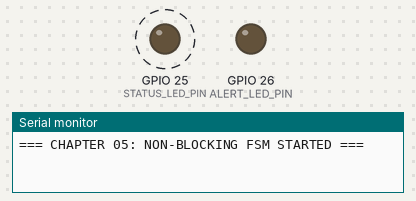
Simulated run of this sketch. Board: ESP32. Parts: output pins drawn as LEDs (lit = HIGH), the last lines printed to the serial monitor. Dashed ring = blinking.

Above: at 0.3 s.
At 39.9 s:
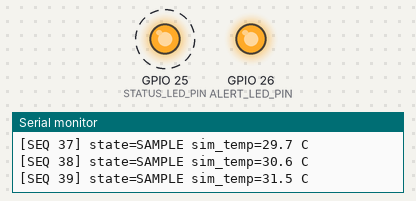
Timing chart, 0 to 40.2 s (numbered marks = the images above):
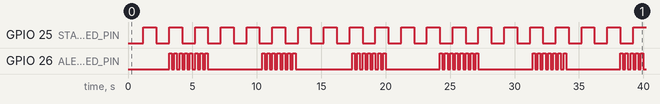

The sketch:

ex02_nonblocking_fsm.ino
```cpp
// Chapter 05 — Contoh 2: Firmware Non-Blocking dengan Header Modular & State Machine Dasar
// Target board: ESP32-DevKitC V4 (ESP32-WROOM-32)
// Catatan: Contoh ini mensimulasikan perubahan nilai di firmware untuk fokus ke alur FSM & millis().

#include <Arduino.h>
#include <cstdint>
#include "led_timer.h"

constexpr uint8_t STATUS_LED_PIN = 25;
constexpr uint8_t ALERT_LED_PIN  = 26;
constexpr uint32_t SAMPLE_PERIOD_MS = 1000;
constexpr float ALERT_THRESHOLD_C   = 30.0f;

enum class SystemState : uint8_t {
  IDLE = 0,
  SAMPLE = 1,
  ALERT = 2
};

BlinkTask statusBlink;
BlinkTask alertBlink;
SystemState currentState = SystemState::IDLE;
uint32_t lastSampleMs = 0;
uint32_t sampleSeq = 0;
float simulatedTempC = 27.5f;

const char* stateToName(SystemState st) {
  switch (st) {
    case SystemState::IDLE:   return "IDLE";
    case SystemState::SAMPLE: return "SAMPLE";
    case SystemState::ALERT:  return "ALERT";
    default:                  return "UNKNOWN";
  }
}

void setup() {
  Serial.begin(115200);
  delay(200);
  initBlinkTask(statusBlink, STATUS_LED_PIN, 1000);
  initBlinkTask(alertBlink, ALERT_LED_PIN, 200);
  lastSampleMs = millis();
  Serial.println("=== CHAPTER 05: NON-BLOCKING FSM STARTED ===");
}

void loop() {
  const uint32_t now = millis();

  // Task 1: LED heartbeat selalu responsif setiap 1000 ms
  updateBlinkTask(statusBlink, now);

  // Task 2: Evaluasi State Machine
  switch (currentState) {
    case SystemState::IDLE:
      digitalWrite(ALERT_LED_PIN, LOW);
      if ((uint32_t)(now - lastSampleMs) >= SAMPLE_PERIOD_MS) {
        lastSampleMs = now;
        currentState = SystemState::SAMPLE;
      }
      break;

    case SystemState::SAMPLE: {
      sampleSeq++;
      // Simulasi internal deterministik (bukan bacaan sensor fisik)
      simulatedTempC += 0.9f;
      if (simulatedTempC > 32.5f) {
        simulatedTempC = 27.0f;
      }

      char logBuf[96];
      snprintf(
          logBuf,
          sizeof(logBuf),
          "[SEQ %lu] state=%s sim_temp=%.1f C",
          static_cast<unsigned long>(sampleSeq),
          stateToName(currentState),
          simulatedTempC
      );
      Serial.println(logBuf);

      currentState = (simulatedTempC >= ALERT_THRESHOLD_C)
                         ? SystemState::ALERT
                         : SystemState::IDLE;
      break;
    }

    case SystemState::ALERT:
      updateBlinkTask(alertBlink, now);
      if ((uint32_t)(now - lastSampleMs) >= SAMPLE_PERIOD_MS) {
        lastSampleMs = now;
        currentState = SystemState::SAMPLE;
      }
      break;
  }
}
```

led_timer.h
```cpp
// Chapter 05 — Header Modular Non-Blocking Timer & LED Controller
#ifndef LED_TIMER_H
#define LED_TIMER_H

#include <Arduino.h>
#include <cstdint>

struct BlinkTask {
  uint8_t pin;
  uint32_t intervalMs;
  uint32_t lastToggleMs;
  bool ledState;
};

inline void initBlinkTask(BlinkTask& task, uint8_t pin, uint32_t intervalMs) {
  task.pin = pin;
  task.intervalMs = intervalMs;
  task.lastToggleMs = millis();
  task.ledState = false;
  pinMode(task.pin, OUTPUT);
  digitalWrite(task.pin, LOW);
}

inline void updateBlinkTask(BlinkTask& task, uint32_t nowMs) {
  // Pengurangan unsigned 32-bit tetap aman saat millis() rollover (~49.7 hari)
  if ((uint32_t)(nowMs - task.lastToggleMs) >= task.intervalMs) {
    task.lastToggleMs = nowMs;
    task.ledState = !task.ledState;
    digitalWrite(task.pin, task.ledState ? HIGH : LOW);
  }
}

#endif // LED_TIMER_H
```

Measured:
- by itself, GPIO 25 (STATUS_LED_PIN): alternates HIGH for 1.0 s and LOW for 1.0 s
- by itself, GPIO 26 (ALERT_LED_PIN): LOW → HIGH at 3.2 s, → LOW 0.20 s later, → HIGH 0.20 s later, → LOW 0.20 s later, … (84 changes in this stretch)
